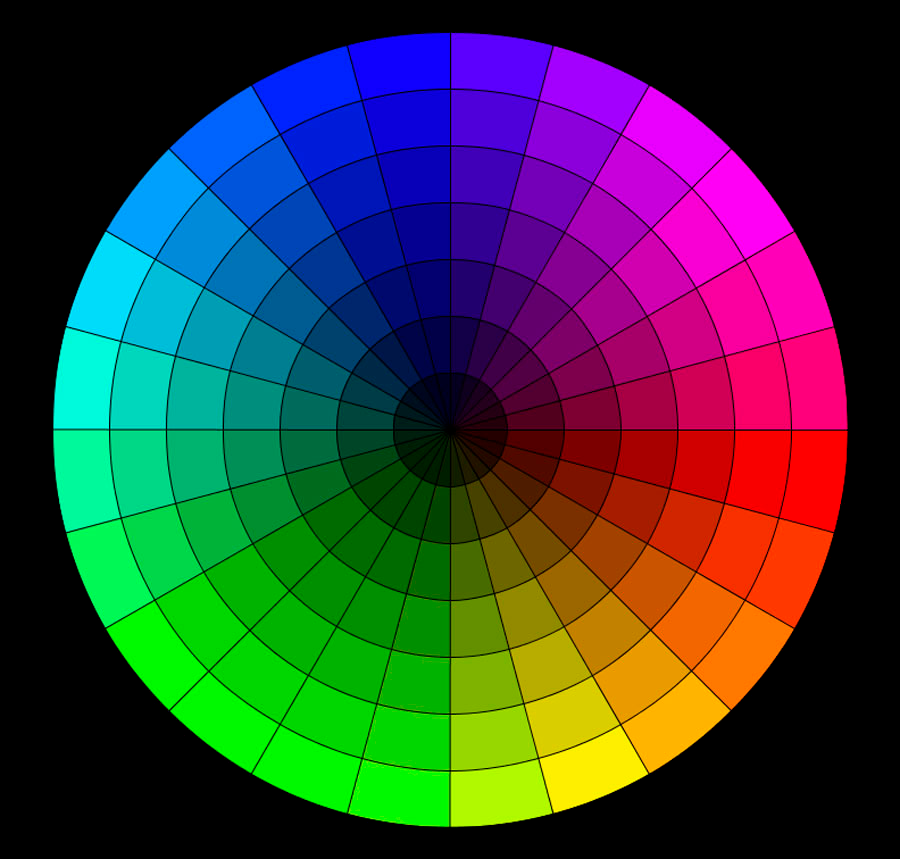
#> input picture backend/image/pngegg.png, 900 x 859 px, found by its file name
$ python detector.py
#> lines starting #> are read from the running program, lines starting #| are printed output that depends on the picture; after the words box and inside, x2 and y2 are one past the last pixel; in counts of white or black regions, pixels touching at a corner belong together
#> further down, image is the input picture: shape (859, 900, 3); mean B, G, R 57.6, 58.6, 54.2
### backend/src/modules/converter.py
import numpy as np
import cv2

def cvt2hsi(image):
    image = image.astype('float32') / 255.0
    B, G, R = cv2.split(image)
    num = 0.5 * ((R - G) + (R - B))
    den = np.sqrt((R - G)**2 + (R - B)*(G - B)) + 1e-7
    theta = np.arccos(num / den)
    H = np.where(B <= G, theta, 2 * np.pi - theta)
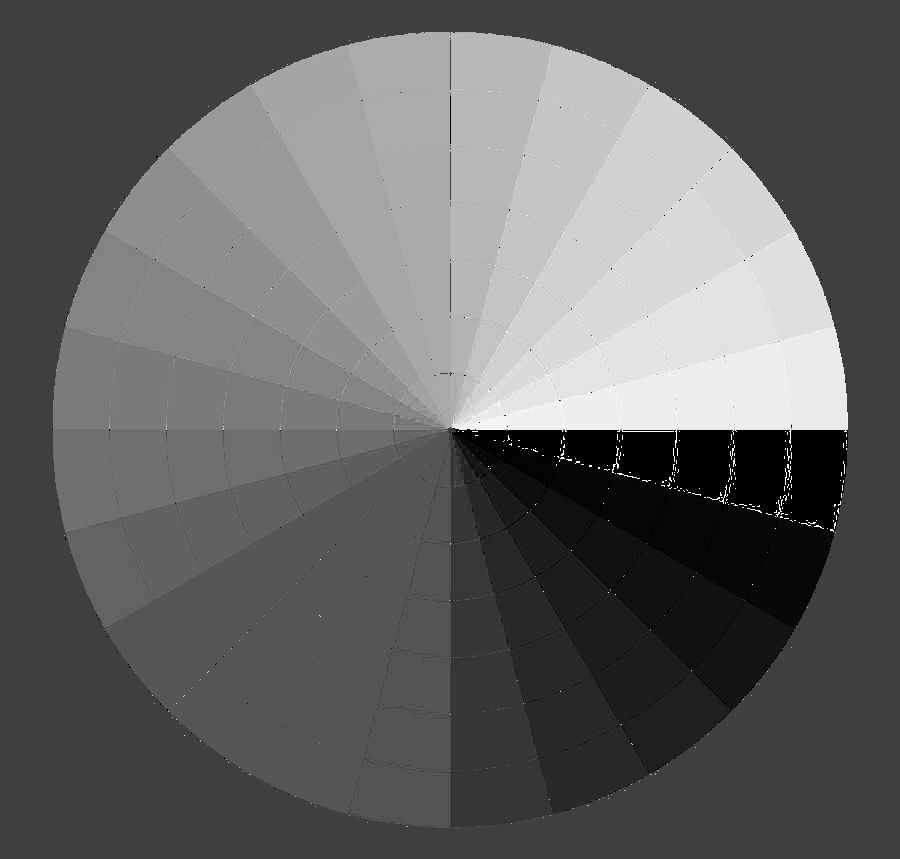
#> H: shape (859, 900) float32; min 0.000488, max 6.28, mean 2.46; drawn with min black and max white
    H = H / (2 * np.pi)  # Normalize to [0,1]
    min_rgb = np.minimum(np.minimum(R, G), B)
    S = 1 - (3 * min_rgb / (R + G + B + 1e-7))
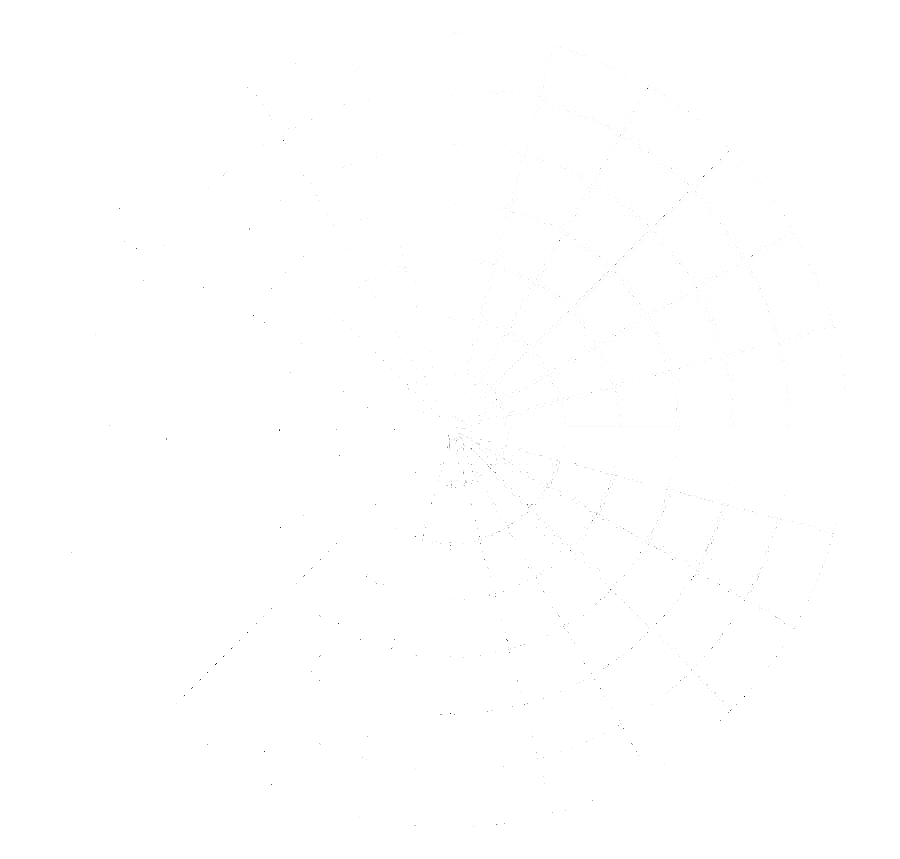
#> S: shape (859, 900) float32; min 5.36e-07, max 1, mean 1
    I = (R + G + B) / 3
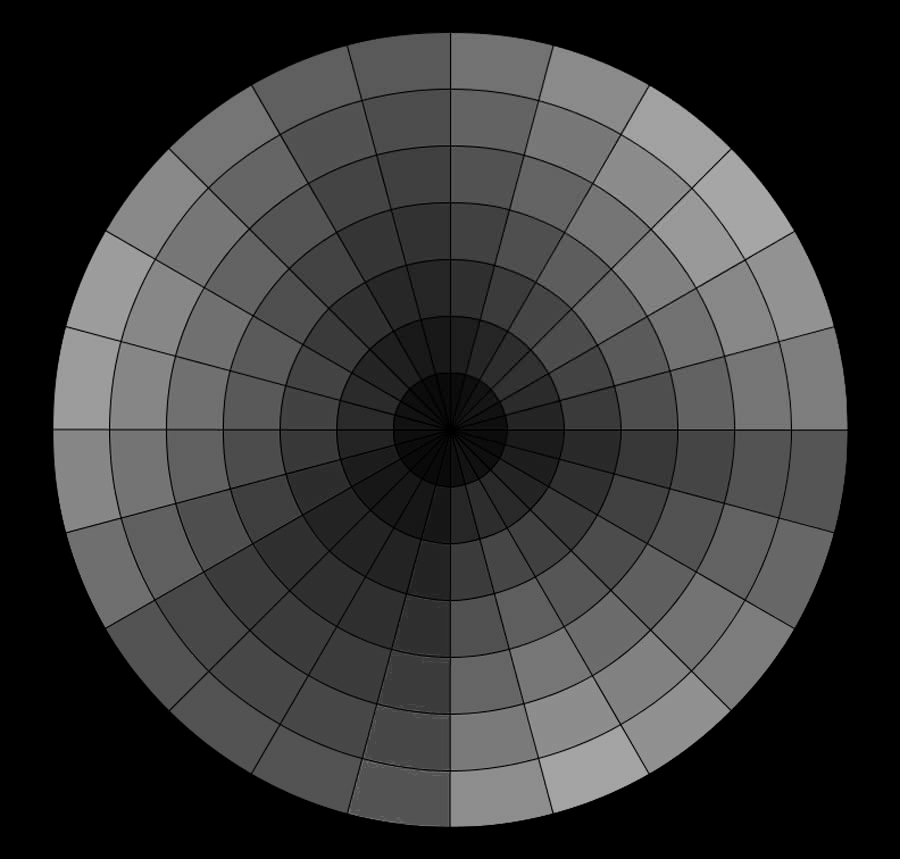
#> I: shape (859, 900) float32; min 0, max 0.675, mean 0.223
    hsi_image = cv2.merge((H, S, I))
    return hsi_image

### backend/src/modules/detector.py
from converter import cvt2hsi
import matplotlib.pyplot as plt
import numpy as np
import cv2

def detect_color_objects(hsi_image, lower_bound, upper_bound):
    # Create a binary mask for the range
#> called with lower_bound = (0, 1, 0.251), upper_bound = (0.111, 1, 0.333)
    mask = cv2.inRange(hsi_image, np.array(lower_bound, dtype='float32'), np.array(upper_bound, dtype='float32'))
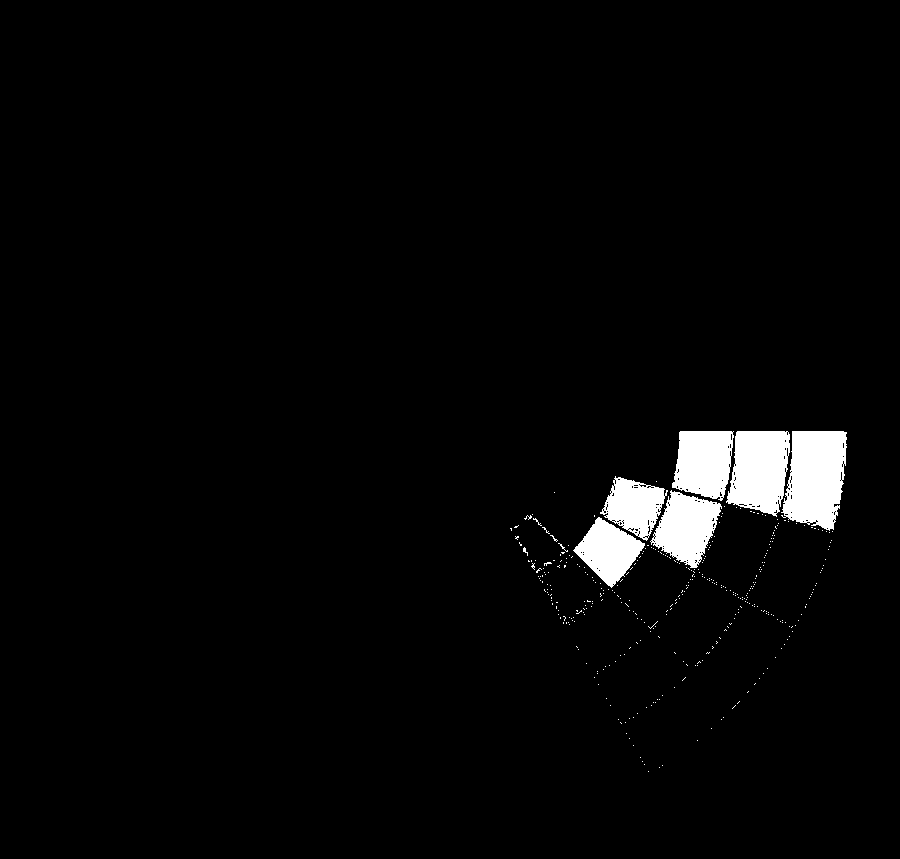
#> mask: shape (859, 900); 2.8% white; 387 white regions (381 under 20 px), largest, box (x1, y1, x2, y2) and area: (781, 431, 847, 531) 4986, (726, 431, 790, 517) 4172, (672, 431, 734, 501) 3378, (650, 490, 722, 568) 3296, (573, 517, 645, 588) 2670, (600, 476, 668, 541) 2455

    # Highlight the detected regions on the original image
    result = hsi_image.copy()
    result[mask > 0] = [1, 1, 1]  # Highlight detected regions (optional visual step)
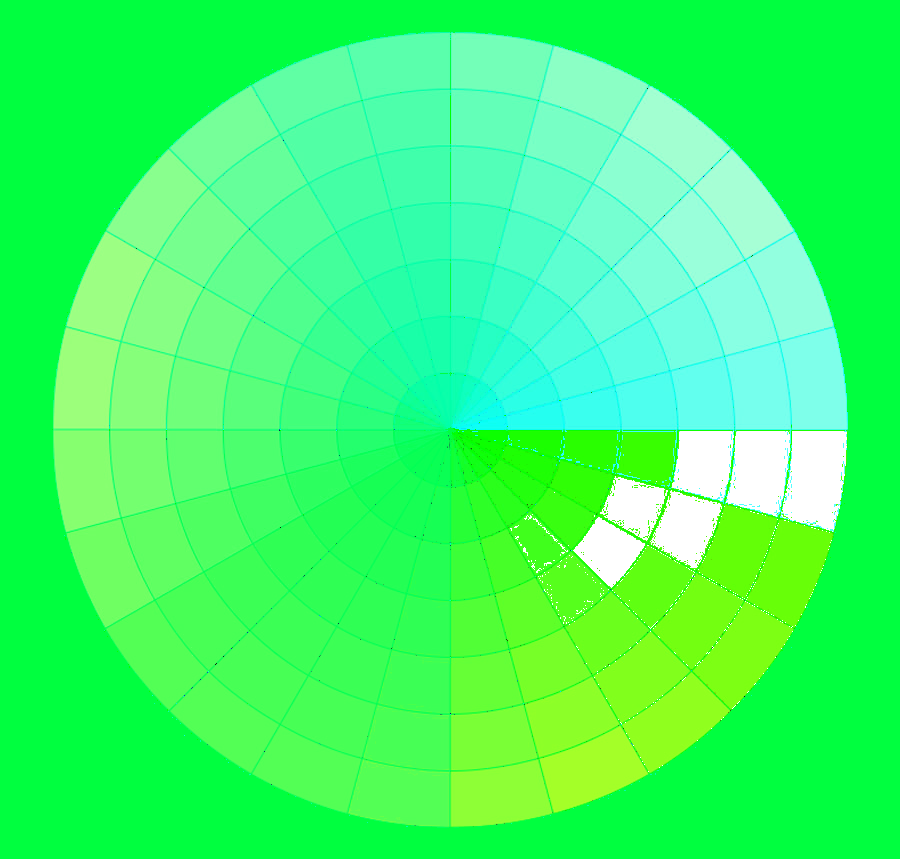
#> result: shape (859, 900, 3) float32; mean of channels 0, 1, 2 0.42, 1, 0.242; drawn as B, G, R

    return mask, result

# Example usage
image_path = './backend/image/pngegg.png'
image = cv2.imread(image_path)
hsi_image = cvt2hsi(image)

# Define HSI range for object detection
# Adjust these values based on the color you want to detect
lower_bound = (0, 1.0, 64 / 255)
upper_bound = (40 / 360, 1.0, 85 / 255)

# Detect objects within the specified color range
mask, highlighted_hsi = detect_color_objects(hsi_image, lower_bound, upper_bound)

# Convert mask to uint8 for visualization
mask_uint8 = (mask * 255).astype('uint8')

# Visualize the results
plt.figure(figsize=(15, 5))
plt.subplot(1, 3, 1)
plt.title("Original Image")
plt.imshow(cv2.cvtColor(image, cv2.COLOR_BGR2RGB))
plt.axis('off')

plt.subplot(1, 3, 2)
plt.title("Mask")
plt.imshow(mask_uint8, cmap='gray')
plt.axis('off')

plt.subplot(1, 3, 3)
plt.title("Highlighted Regions")
plt.imshow(highlighted_hsi[..., 2], cmap='gray')  # Visualizing Intensity for simplicity
plt.axis('off')

plt.tight_layout()
plt.show()
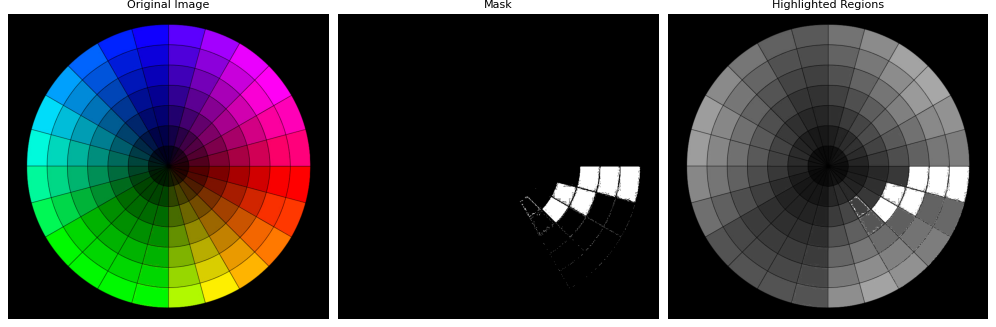
#> figure drawn by matplotlib, 3 panels
